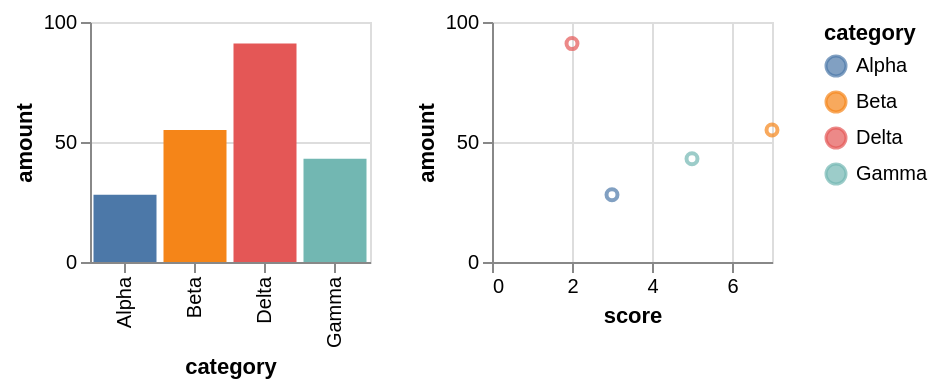

Specify this chart in Vega-Lite:
### Vega-Lite specification from a JSON file in a GitHub repository (floating-point values rounded to 4 significant figures)
{"$schema": "https://vega.github.io/schema/vega-lite/v5.json", "description": "Two plots of one table side by side: separate axes, one shared colour key.", "data": {"values": [{"category": "Alpha", "amount": 28, "score": 3}, {"category": "Beta", "amount": 55, "score": 7}, {"category": "Gamma", "amount": 43, "score": 5}, {"category": "Delta", "amount": 91, "score": 2}]}, "hconcat": [{"width": 140, "height": 120, "mark": "bar", "encoding": {"x": {"field": "category", "type": "nominal"}, "y": {"field": "amount", "type": "quantitative"}, "color": {"field": "category", "type": "nominal"}}}, {"width": 140, "height": 120, "mark": "point", "encoding": {"x": {"field": "score", "type": "quantitative"}, "y": {"field": "amount", "type": "quantitative"}, "color": {"field": "category", "type": "nominal"}}}]}
